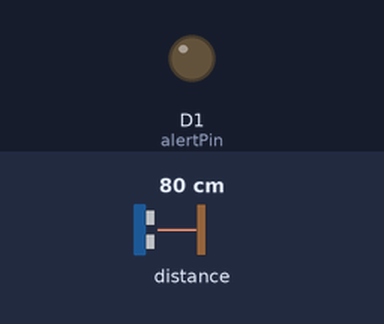
Bench run of a sketch on a simulated ESP8266 (NodeMCU). Parts: output pins drawn as LEDs (lit = HIGH). Wiring (inferred from the names in the program): ultrasonic range finder: trigger D2; echo D3. Inputs (shaded band) come from the test bench; at power-on: distance to the obstacle 80 cm. The echo pulse lasts 58.3 µs per cm; WiFi joins after 1.5 s; servers stay silent unless stated; pins used as bus, display or sensor lines are not drawn; what the sketch prints to the serial monitor is not drawn.

Above: at 2.7 s.
2.8 s: distance to the obstacle set to 12 cm
5.7 s: distance to the obstacle set to 9 cm
At 8.6 s:
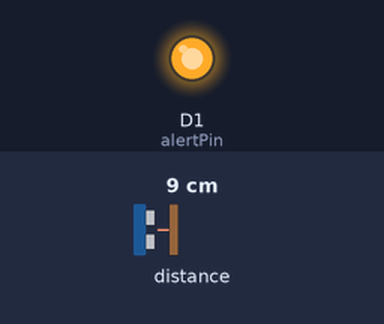
9.0 s: distance to the obstacle set to 18 cm
At 11.2 s:
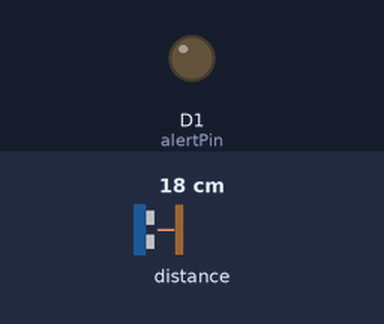
12.2 s: distance to the obstacle set to 2 cm
At 14.9 s:
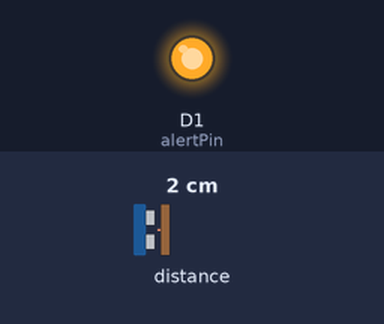
Timing chart, 0 to 16.4 s (numbered marks = the images above; inputs shaded):
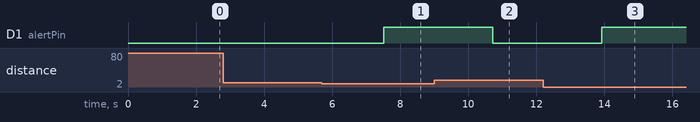

Measured:
- the behaviour switches between 11 and 10 cm on distance to the obstacle (found by bisection; images 0 and 1)
- after the input at 2.8 s, every drawn part: stays the same
- after the input at 5.7 s, D1 (alertPin): LOW → HIGH after 1.8 s
- after the input at 9.0 s, D1 (alertPin): HIGH → LOW after 1.7 s
- after the input at 12.2 s, D1 (alertPin): LOW → HIGH after 1.7 s

The sketch:

Obstacle_alert_on_telegram_ESP8266.ino
```cpp
#include <ESP8266WiFi.h>
#include <WiFiClient.h>
#include <ThingSpeak.h>
#include <WiFiClientSecure.h>

#define EchoPin D3
#define TriggerPin D2
#define alertPin D1

const char* ssid = "Shubham parth";
const char* password = "Bssp@082827";

const char* botToken = "8469338799:AAH9W9BRaUGCWeU0IdxZ3lvaMPT2BIkg5e8";
const char* chatID   = "5889537133";

WiFiClient  client;
WiFiClientSecure tgClient;

unsigned long myChannelNumber = 3350941;
const char * myWriteAPIKey = "P84FJ1PW7M04EK1A";

void setup() {
  // put your setup code here, to run once:
  Serial.begin(115200);
  pinMode(EchoPin,INPUT);
  pinMode(TriggerPin,OUTPUT);
  pinMode(alertPin,OUTPUT);

  WiFi.begin(ssid,password);
   Serial.print("Connecting");

  while (WiFi.status() != WL_CONNECTED) {
    delay(500);
    Serial.print(".");
  }

  Serial.println("\nConnected!");
  ThingSpeak.begin(client);

}

void loop() {
  // put your main code here, to run repeatedly:
  digitalWrite(TriggerPin,LOW);
  delayMicroseconds(2);
  digitalWrite(TriggerPin,HIGH);
  delayMicroseconds(10);
  digitalWrite(TriggerPin,LOW);

  long duration = pulseIn(EchoPin, HIGH, 30000);
  float distance = (0.0342*duration)/2;
  delay(1000);
  Serial.print("Distance: ");
  Serial.println(distance);

  static bool alertSent = false;   // prevents spam
  int status;
  if(distance<=10){
    status = 1;
    Serial.println("ALERT! Obstacle");
    digitalWrite(alertPin,HIGH);
    if (!alertSent) {              // send only once
    sendTelegram(distance, status);
    alertSent = true;
  }
  }
  else{
    digitalWrite(alertPin, LOW);
    status = 0;
    if (alertSent) {
      sendTelegram(distance, 0);   // SAFE message
      alertSent = false;
    }
  }
}

void sendTelegram(float distance, int status) {
  tgClient.setInsecure();  // skip SSL cert (OK for this use)
  String URL_send;
  if (!tgClient.connect("api.telegram.org", 443)) {
    Serial.println("Telegram connect failed");
    return;
  }
  if(distance<=10){
    String msg = "🚨Obstacle Detected!%0A";
    msg += "Distance: " + String(distance, 1) + " cm%0A";
    msg += "Status: " + String(status);

    String url = "/bot" + String(botToken) +
               "/sendMessage?chat_id=" + String(chatID) +
               "&text=" + msg;
    URL_send = url;
  }

   else{
    String msg = "SAFE%0A";
    msg += "Distance: " + String(distance, 1) + " cm%0A";
    msg += "Status: " + String(status);

    String url = "/bot" + String(botToken) +
               "/sendMessage?chat_id=" + String(chatID) +
               "&text=" + msg;
    URL_send = url;
  }
  tgClient.print(String("GET ") + URL_send + " HTTP/1.1\r\n" +
                 "Host: api.telegram.org\r\n" +
                 "Connection: close\r\n\r\n");

  Serial.println("Telegram sent");
}
```
